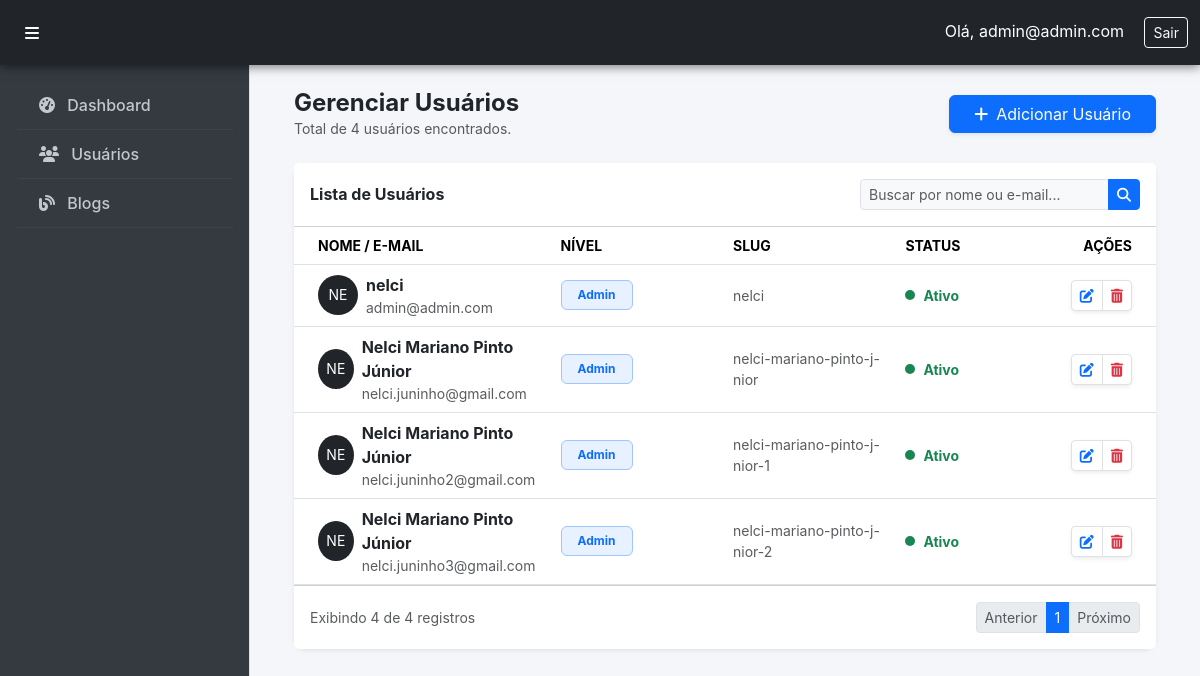
The page /admin/users/index-v2.php (signed in) on the database its author committed.
### tables this page shows
CREATE TABLE `users` (
  `id` int(11) NOT NULL,
  `name` varchar(30) NOT NULL,
  `email` varchar(30) NOT NULL,
  `pass` varchar(255) NOT NULL,
  `slug` varchar(255) NOT NULL,
  `image` varchar(255) NOT NULL,
  `status` int(11) NOT NULL,
  `id_level_users` int(11) NOT NULL
);

CREATE TABLE `level_users` (
  `id` int(11) NOT NULL,
  `name` varchar(255) NOT NULL,
  `level` int(11) NOT NULL
);

### admin/users/index-v2.php (the view, shortened to what this page needs)
<?php
require_once '../../setup/connect.php';
$busca = filter_input(INPUT_GET, 'busca', FILTER_UNSAFE_RAW) ?? '';
$limite = 10;
$pagina_atual = filter_input(INPUT_GET, 'pagina', FILTER_VALIDATE_INT) ?? 1;
$inicio = ($pagina_atual - 1) * $limite;
$where = "";
try {
    $sqlTotal = "SELECT COUNT(id) as total FROM users AS U" . $where;
    $stmtTotal = $pdo->prepare($sqlTotal);
    $stmtTotal->execute();
    $totalRegistros = $stmtTotal->fetch(PDO::FETCH_ASSOC)['total'];
    $totalPaginas = ceil($totalRegistros / $limite);
    $sql = "SELECT U.*, L.name AS level_name
            FROM users AS U
            INNER JOIN level_users AS L ON U.id_level_users = L.id
            $where
            ORDER BY U.name ASC
            LIMIT :limite OFFSET :offset";
    $stmt = $pdo->prepare($sql);
    $stmt->bindValue(':limite', (int)$limite, PDO::PARAM_INT);
    $stmt->bindValue(':offset', (int)$inicio, PDO::PARAM_INT);
    $stmt->execute();
    $users = $stmt->fetchAll(PDO::FETCH_ASSOC);
    $totalUsersNaPagina = count($users);
} catch (PDOException $e) {
    die("Erro na consulta: " . $e->getMessage());
}
include_once '../_inc/_header.php';
?>
<div class="container-fluid">
    <div class="d-flex justify-content-between align-items-center mb-4">
        <div>
            <h4 class="fw-bold mb-0">Gerenciar Usuários</h4>
            <p class="text-muted small mb-0">Total de <?= $totalRegistros; ?> usuários encontrados.</p>
        </div>
        <a href="form.php" class="btn btn-primary shadow-sm px-4">
            <i class="fas fa-plus me-2"></i>Adicionar Usuário
        </a>
    </div>
    <div class="card card-full border-0 shadow-sm">
        <div class="card-header bg-white py-3 d-flex justify-content-between align-items-center">
            <h6 class="fw-bold mb-0 text-dark">Lista de Usuários</h6>
            <form method="GET" class="input-group input-group-sm" style="width: 280px;">
                <input type="text" name="busca" class="form-control bg-light"
                       placeholder="Buscar por nome ou e-mail..."
                       value="<?= htmlspecialchars($busca) ?>">
                <button class="btn btn-primary" type="submit">
                    <i class="fas fa-search"></i>
                </button>
            </form>
        </div>
        <div class="card-body p-0">
            <div class="table-responsive">
                <table class="table table-hover align-middle mb-0">
                    <thead class="bg-light">
                        <tr class="text-muted small">
                            <th class="ps-4" style="width: 30%">NOME / E-MAIL</th>
                            <th style="width: 20%">NÍVEL</th>
                            <th style="width: 20%">SLUG</th>
                            <th style="width: 15%">STATUS</th>
                            <th class="text-end pe-4" style="width: 15%">AÇÕES</th>
                        </tr>
                    </thead>
                    <tbody>
                        <?php if ($totalUsersNaPagina > 0): ?>
                            <?php foreach ($users as $user): ?>
                                <tr>
                                    <td class="ps-4">
                                        <div class="d-flex align-items-center">
                                            <?php
                                            $cores = [
                                                'a' => 'bg-primary', 'b' => 'bg-secondary', 'c' => 'bg-success',
                                                'd' => 'bg-danger', 'e' => 'bg-warning', 'f' => 'bg-info',
                                                'g' => 'bg-dark', 'h' => 'bg-primary', 'i' => 'bg-secondary',
                                                'j' => 'bg-success', 'k' => 'bg-danger', 'l' => 'bg-warning',
                                                'm' => 'bg-info', 'n' => 'bg-dark', 'o' => 'bg-primary',
                                                'p' => 'bg-secondary', 'q' => 'bg-success', 'r' => 'bg-danger',
                                                's' => 'bg-warning', 't' => 'bg-info', 'u' => 'bg-dark',
                                                'v' => 'bg-primary', 'w' => 'bg-secondary', 'x' => 'bg-success',
                                                'y' => 'bg-danger', 'z' => 'bg-warning'
                                            ];
                                            $primeiraLetra = strtolower($user['name'][0]);
                                            $corFundo = $cores[$primeiraLetra] ?? 'bg-secondary';
                                            if (!empty($user['photo']) && file_exists('../../uploads/' . $user['photo'])) {
                                                $imgUrl = '../../uploads/' . $user['photo'];
                                                echo "<img src='$imgUrl' class='rounded-circle me-2' style='width: 40px; height: 40px; object-fit: cover;'>";
                                            } else {
                                                $iniciais = strtoupper(substr($user['name'], 0, 2));
                                                echo "<span class='d-inline-block me-2 rounded-circle text-white text-center $corFundo' style='width: 40px; height: 40px; line-height: 40px; font-size: 14px;'>$iniciais</span>";
                                            }
                                            ?>
                                            <div>
                                                <div class="fw-bold text-dark"><?= htmlspecialchars($user['name']); ?></div>
                                                <div class="text-muted small"><?= htmlspecialchars($user['email']); ?></div>
                                            </div>
                                        </div>
                                    </td>
                                    <td>
                                        <span class="badge bg-primary-subtle text-primary border border-primary-subtle px-3 py-2 text-capitalize">
                                            <?= htmlspecialchars($user['level_name']); ?>
                                        </span>
                                    </td>
                                    <td><div class="text-muted small"><?= htmlspecialchars($user['slug']); ?></div></td>
                                    <td>
                                        <span class="d-flex align-items-center">
                                            <span class="status-dot <?= $user['status'] == 1 ? 'bg-success' : 'bg-danger'; ?>"></span>
                                            <span class="small fw-bold <?= $user['status'] == 1 ? 'text-success' : 'text-danger'; ?>">
                                                <?= $user['status'] == 1 ? 'Ativo' : 'Inativo'; ?>
                                            </span>
                                        </span>
                                    </td>
                                    <td class="text-end pe-4">
                                        <div class="btn-group shadow-sm">
                                            <a href="form_update.php?id=<?= $user['id']; ?>" class="btn btn-white btn-sm border" title="Editar">
                                                <i class="fas fa-edit text-primary"></i>
                                            </a>
                                            <a href="javascript:void(0)" class="btn btn-white btn-sm border" title="Excluir"
                                               onclick="confirmarExclusao(<?= $user['id']; ?>, '<?= addslashes(htmlspecialchars($user['name'])); ?>')">
                                                <i class="fas fa-trash-alt text-danger"></i>
                                            </a>
                                        </div>
                                    </td>
                                </tr>
                            <?php endforeach; ?>
                        <?php endif; ?>
                    </tbody>
                </table>
            </div>
        </div>
        <div class="card-footer bg-white py-3">
            <div class="d-flex justify-content-between align-items-center">
                <p class="mb-0 small text-muted">Exibindo <?= $totalUsersNaPagina; ?> de <?= $totalRegistros; ?> registros</p>
                <nav>
                    <ul class="pagination pagination-sm mb-0">
                        <li class="page-item <?= ($pagina_atual <= 1) ? 'disabled' : ''; ?>">
                            <a class="page-link" href="?pagina=<?= $pagina_atual - 1; ?>&busca=<?= urlencode($busca) ?>">Anterior</a>
                        </li>
                        <?php for ($i = 1; $i <= $totalPaginas; $i++): ?>
                            <li class="page-item <?= ($i == $pagina_atual) ? 'active' : ''; ?>">
                                <a class="page-link" href="?pagina=<?= $i; ?>&busca=<?= urlencode($busca) ?>"><?= $i; ?></a>
                            </li>
                        <?php endfor; ?>
                        <li class="page-item <?= ($pagina_atual >= $totalPaginas) ? 'disabled' : ''; ?>">
                            <a class="page-link" href="?pagina=<?= $pagina_atual + 1; ?>&busca=<?= urlencode($busca) ?>">Próximo</a>
                        </li>
                    </ul>
                </nav>
            </div>
        </div>
    </div>
</div>
<?php include_once '../_inc/_footer.php'; ?>

### public/admin/css/admin.css (style rules this page uses)
:root { --sidebar-bg: #343a40; --sidebar-color: #c2c7d0; --sidebar-hover: #212529; --accent-color: #0d6efd; --body-bg: #f4f6f9; }
body { overflow-x: hidden; background-color: var(--body-bg); font-family: 'Inter', 'Segoe UI', sans-serif; }
.card { border: none !important; border-radius: 12px !important; box-shadow: 0 0.125rem 0.25rem rgba(0, 0, 0, 0.075); transition: transform 0.2s ease, box-shadow 0.2s ease; }
.status-dot { height: 10px; width: 10px; border-radius: 50%; display: inline-block; margin-right: 8px; }
.card-full { border: none; border-radius: 12px; box-shadow: 0 0.125rem 0.25rem rgba(0, 0, 0, 0.075); width: 100%; }
.bg-primary-subtle { background-color: #e7f1ff !important; color: #0d6efd !important; }

### rows shown on the page
users: name "NE", name "nelci", email "admin@admin.com", id_level_users.name "Admin", slug "nelci", status 1 (drawn)
users: name "NE", name "Nelci Mariano Pinto Júnior", email "nelci.juninho@gmail.com", id_level_users.name "Admin", slug "nelci-mariano-pinto-j-nior", status 1 (drawn)
users: name "NE", name "Nelci Mariano Pinto Júnior", email "nelci.juninho2@gmail.com", id_level_users.name "Admin", slug "nelci-mariano-pinto-j-nior-1", status 1 (drawn)
users: name "NE", name "Nelci Mariano Pinto Júnior", email "nelci.juninho3@gmail.com", id_level_users.name "Admin", slug "nelci-mariano-pinto-j-nior-2", status 1 (drawn)

### other values the page prints
$_SESSION['email'] "admin@admin.com"
$totalRegistros "4"
$totalUsersNaPagina "4"
